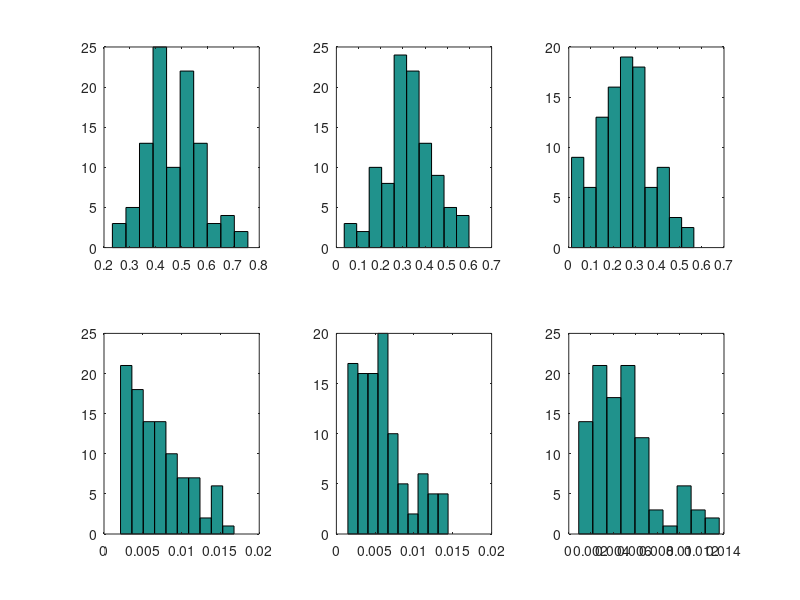
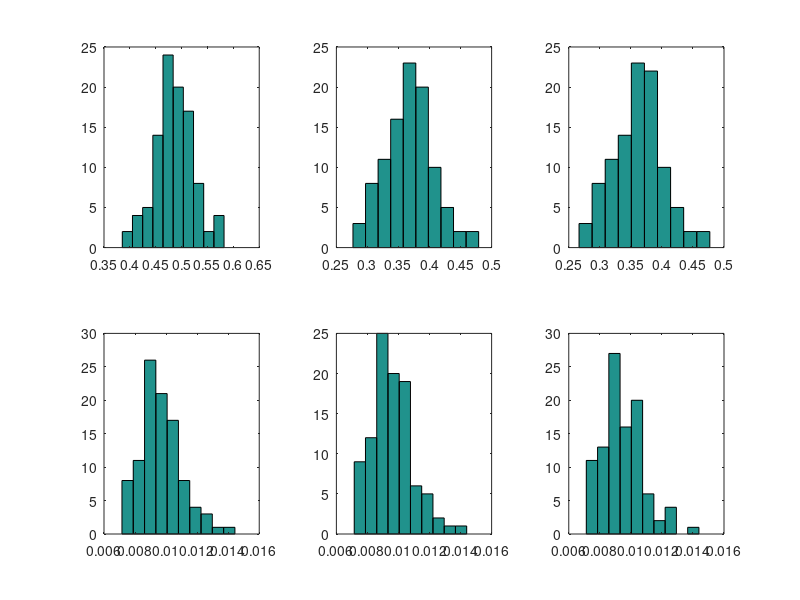

These charts were generated, in order, by the following MATLAB code:
function [bias,var,bias1,var1,res_d] = main6()
    % generating random data
    a = -1;
    b = 1;
    % part a data = 1000 samples
    data_x = zeros(10,100);
    data_y = zeros(10,100);
    for count=1:100
        r = (b-a).*rand(10,1) + a;
        noise = zeros(10,1);
        for z=1:10
            noise(z,1) = normrnd(0,0.1);
        end 
        op = 2*(r.^2) + noise;
        data_x(:,count) = r;
        data_y(:,count) = op;
    end
    % part b data = 10000 samples
    data_x1 = zeros(100,100);
    data_y1 = zeros(100,100);
    for count=1:100
        r = (b-a).*rand(100,1) + a;
        noise = zeros(100,1);
        for z=1:100
            noise(z,1) = normrnd(0,0.1);
        end 
        op = 2*(r.^2) + noise;
        data_x1(:,count) = r;
        data_y1(:,count) = op;
    end
    % a part
    [bias,var] = plot(data_x,data_y,0)
 
    % b part
    [bias1,var1] = plot(data_x1,data_y1,1)
    
    % d part
    lam = [0.01,0.1,1,10];
    res_d = zeros(4,2);
    for i=1:length(lam)
        b=zeros(100,1);
        v=zeros(100,1);
        for j=1:100
            [x,y] = plot1(data_x1(:,j),data_y1(:,j),100,lam(1,i));
            b(j,1) = x;
            v(j,1) = y;
        end
        res_d(i,1) = sum(b)/100;
        res_d(i,2) = sum(v)/100;
    end
end

function [r s] = sse1(x,y,send)
    m = length(y);
    w = 1;
    r = 0;
    r = sum((y - w).^2);
    s=0;
    r=r/send;
    s=s/send;
end

function [r s] = sse2(x,y,send)
    m = length(y);
    w0 = ones(m,1);
    w = glmfit(w0,y,'normal','constant','off');
    pred = glmval(w,w0,'identity','constant','off');
    r = 0;
    r = sum((y - pred).^2);
    mean_pred = mean(pred);
    s=0;
    s = sum((pred - mean_pred*ones(size(y,1),1)).^2);
    r=r/send;
    s=s/send;
end

function [r s] = sse3(x,y,send)
    m = length(y);
    x = [ones(m,1),x];
    w = glmfit(x,y,'normal','constant','off');
    pred = glmval(w,x,'identity','constant','off');
    r = 0;
    r = sum((y - pred).^2);
    mean_pred = mean(pred);
    s=0;
    s = sum((pred - mean_pred*ones(size(y,1),1)).^2);
    r=r/send;
    s=s/send;
end

function [r s] = sse4(x,y,send)
    m = length(y);
    x = [ones(m,1),x, x.^2];
    w = glmfit(x,y,'normal','constant','off');
    pred = glmval(w,x,'identity','constant','off');
    r = 0;
    r = sum((y - pred).^2);
    mean_pred = mean(pred);
    s=0;
    s = sum((pred - mean_pred*ones(size(y,1),1)).^2);
    r=r/send;
    s=s/send;
end

function [r s] = sse5(x,y,send)
    m = length(y);
    x = [ones(m,1),x,x.^2,x.^3];
    w = glmfit(x,y,'normal','constant','off');
    pred = glmval(w,x,'identity','constant','off');
    r = 0;
    r = sum((y - pred).^2);
    mean_pred = mean(pred);
    s=0;
    s = sum((pred - mean_pred*ones(size(y,1),1)).^2);
    r=r/send;
    s=s/send;
end
function [r s] = sse6(x,y,send)
    m = length(y);
    x = [ones(m,1),x,x.^2,x.^3,x.^4];
    w = glmfit(x,y,'normal','constant','off');
    pred = glmval(w,x,'identity','constant','off');
    r = 0;
    r = sum((y - pred).^2);
    mean_pred = mean(pred);
    s=0;
    s = sum((pred - mean_pred*ones(size(y,1),1)).^2);
    r=r/send;
    s=s/send;
end

function [bias,var] = plot(data_x,data_y,col)
    if col==0
        send=10;
    elseif col==1
        send=100;
    end
    col=100;
    bias=zeros(6,1);
    var=zeros(6,1);
    figure
    val = zeros(col,2);
    % g1(x)
    for i=1:col
        [p,q] = sse1(data_x(:,i),data_y(:,i),send);
        val(i,1) = p;
        val(i,2) = q;
    end
    bias(1,1)= sum(val(:,1))/100;
    var(1,1) = sum(val(:,2))/100;
    subplot(2,3,1)
    hist(val(:,1))
    
    val = zeros(col,2);
    % g2(x)
    for i=1:col
        [p,q] = sse2(data_x(:,i),data_y(:,i),send);
        val(i,1) = p;
        val(i,2) = q;
    end
    bias(2,1)= sum(val(:,1))/100;
    var(2,1) = sum(val(:,2))/100;
    subplot(2,3,2)
    hist(val(:,1))
    
    val = zeros(col,2);
    % g3(x)
    for i=1:col
        [p,q] = sse3(data_x(:,i),data_y(:,i),send);
        val(i,1) = p;
        val(i,2) = q;
    end
    bias(3,1)= sum(val(:,1))/100;
    var(3,1) = sum(val(:,2))/100;
    subplot(2,3,3)
    hist(val(:,1))
    
    val = zeros(col,2);
    % g4(x)
    for i=1:col
        [p,q] = sse4(data_x(:,i),data_y(:,i),send);
        val(i,1) = p;
        val(i,2) = q;
    end
    bias(4,1)= sum(val(:,1))/100;
    var(4,1) = sum(val(:,2))/100;
    subplot(2,3,4)
    hist(val(:,1))
    
    val = zeros(col,2);
    % g5(x)
    for i=1:col
       [p,q] = sse5(data_x(:,i),data_y(:,i),send);
       val(i,1) = p;
       val(i,2) = q;
    end
    bias(5,1)= sum(val(:,1))/100;
    var(5,1) = sum(val(:,2))/100;
    subplot(2,3,5)
    hist(val(:,1))
    
    val = zeros(col,2);
    % g6(x)
    for i=1:col
        [p,q] = sse6(data_x(:,i),data_y(:,i),send);
        val(i,1) = p;
        val(i,2) = q;
    end
    bias(6,1)= sum(val(:,1))/100;
    var(6,1) = sum(val(:,2))/100;
    subplot(2,3,6)
    hist(val(:,1))
end

function [r,s] = plot1(x,y,col,lam,w)
    m = length(y);
    x = [ones(m,1),x,x.^2];
    w = pinv(x'*x + (lam*m*eye(3)))*x'*y;
    pred=zeros(100,1);
    for c=1:100
        pred(c,1) = x(c,:)*w;
    end
    r = 0;
    r = sum((y - pred).^2);
    mean_pred = mean(pred);
    s=0;
    s = sum((pred - mean_pred*ones(size(y,1),1)).^2);
    r=r/100;
    s=s/100;
end





